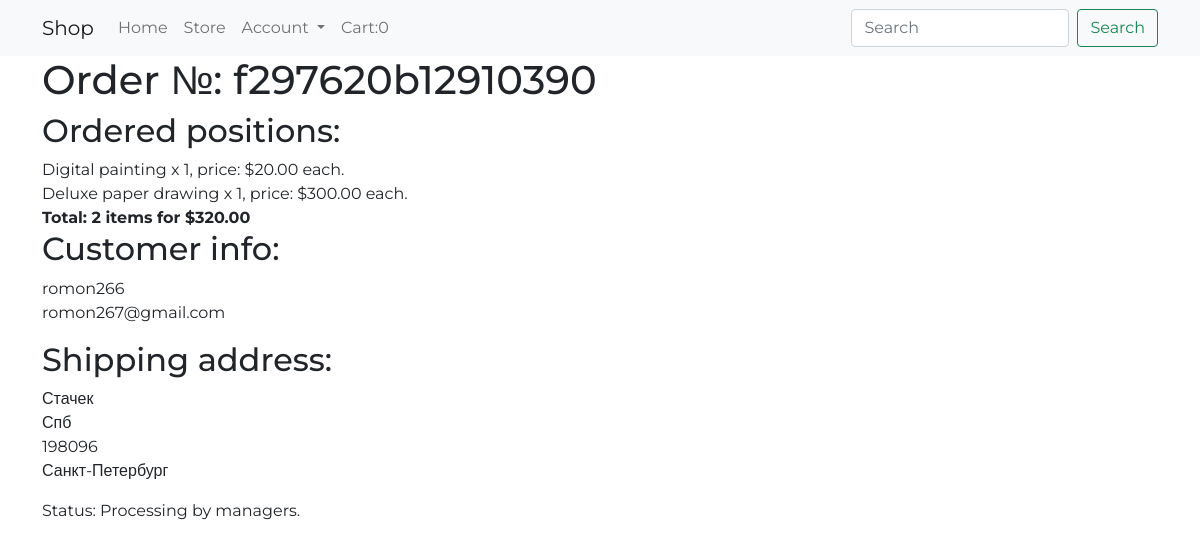
Page /users/profile/order_detail/34/ (signed in) on the committed database.
### store/models.py (models this page shows, shortened)
class Order(models.Model):
    customer = models.ForeignKey(Customer, on_delete=models.SET_NULL, blank=True, null=True)
    date_ordered = models.DateTimeField(auto_now_add=True)
    complete = models.BooleanField(default=False, null=True, blank=False)
    status = models.CharField(max_length=40, default='', null=True, blank=True)
    transaction_id = models.CharField(max_length=200, null=True)
    class Meta:
        ordering = ['-date_ordered']
    @property
    def get_cart_total(self):
        orderitems = self.orderitem_set.all()
        total = sum([item.get_total for item in orderitems]) # generator for calculating cart total value
        return total
    @property
    def get_cart_items(self):
        orderitems = self.orderitem_set.all()
        total = sum([item.quantity for item in orderitems])
        return total

class OrderItem(models.Model):
    product = models.ForeignKey(Product, on_delete=models.SET_NULL, blank=True, null=True)
    order = models.ForeignKey(Order, on_delete=models.SET_NULL, blank=True, null=True)
    quantity = models.IntegerField(default=0, null=True,blank=True)
    date_added = models.DateTimeField(auto_now_add=True)
    @property
    def get_total(self):
        total = self.product.price * self.quantity
        return total

class Product(models.Model):
    name = models.CharField(max_length=200)
    description = models.TextField(max_length=600, null=True)
    price = models.DecimalField(max_digits=8, decimal_places=2)
    digital = models.BooleanField(default=False, null=True, blank=False)
    visible = models.BooleanField(default=True, null=True, blank=False)
    image = models.ImageField(null = True, blank=True)

class Customer(models.Model):
    user = OneToOneField(User, on_delete=models.CASCADE, null=True, blank=True)
    name = models.CharField(max_length=200, null=True)
    email = models.EmailField(max_length=200, null=True)

class ShippingAddress(models.Model):
    customer = models.ForeignKey(Customer, on_delete=models.SET_NULL, blank=True, null=True)
    order = models.ForeignKey(Order, on_delete=models.SET_NULL, blank=True, null=True)
    address = models.CharField(max_length=200, null=True)
    city = models.CharField(max_length=200, null=True)
    zipcode = models.CharField(max_length=200, null=True)
    state = models.CharField(max_length=200, null=True)
    date_added = models.DateTimeField(auto_now_add=True, blank = True)

### users/views.py (the view)
# urls.py: path('order_detail/<int:pk>/', dashboard_views.order_detail, name='order-detail'),
@login_required
def order_detail(request, pk):
    order = Order.objects.get(pk=pk)
    items = order.orderitem_set.all()
    customer = request.user.customer
    cart_order, created = Order.objects.get_or_create(customer = customer, complete=False)
    cart_items = cart_order.get_cart_items
    try:
        shipping_address = ShippingAddress.objects.get(order=order)
        context = {
        'order': order,
        'items': items,
        'shipping_address': shipping_address,
        'cart_items': cart_items,
    }
    except:
        context = {
        'order': order,
        'items': items,
        'cart_items': cart_items,
    }
    return render(request, 'users/order_detail.html', context)

### users/templates/users/order_detail.html
{% extends 'store/base.html' %}
{% block content %}
<div class="container">
    <h1>Order №: {{order.transaction_id}}</h1>
    <h2>Ordered positions:</h2>
    {% for item in items %}
        {{item.product.name}} x {{item.quantity}}, price: ${{item.product.price}} each.<br>
    {% endfor %}
    <text class="fw-bold">Total: {{order.get_cart_items}} items for ${{order.get_cart_total}}</text>
    <h2>Customer info:</h2>
    <p>{{order.customer.name}}<br>{{order.customer.email}}</p>
    {% if shipping_address %}
        <h2>Shipping address:</h2>
        <p>{{shipping_address.address}}<br>{{shipping_address.city}}<br>
        {{shipping_address.zipcode}}<br>{{shipping_address.state}}<br></p>
    {% else %}
        <text class="fw-bold">Order is digital</text>
    {% endif %}
    <p>Status: {{order.status}}</p>
</div>
{% endblock %}

### store/static/css/main.css (style rules this page uses)
body { font-family: 'Montserrat', sans-serif; }

### rows in the picture
Order: transaction_id "f297620b12910390", get_cart_items "2", get_cart_total "320.00", customer.name "romon266", customer.email "romon267@gmail.com", status "Processing by managers."
OrderItem: product.name "Digital painting", quantity "1", product.price "20.00"
OrderItem: product.name "Deluxe paper drawing", quantity "1", product.price "300.00"
ShippingAddress: address "Стачек", city "Спб", zipcode "198096", state "Санкт-Петербург"

### other values in the picture
{{ cart_items }} "0"
